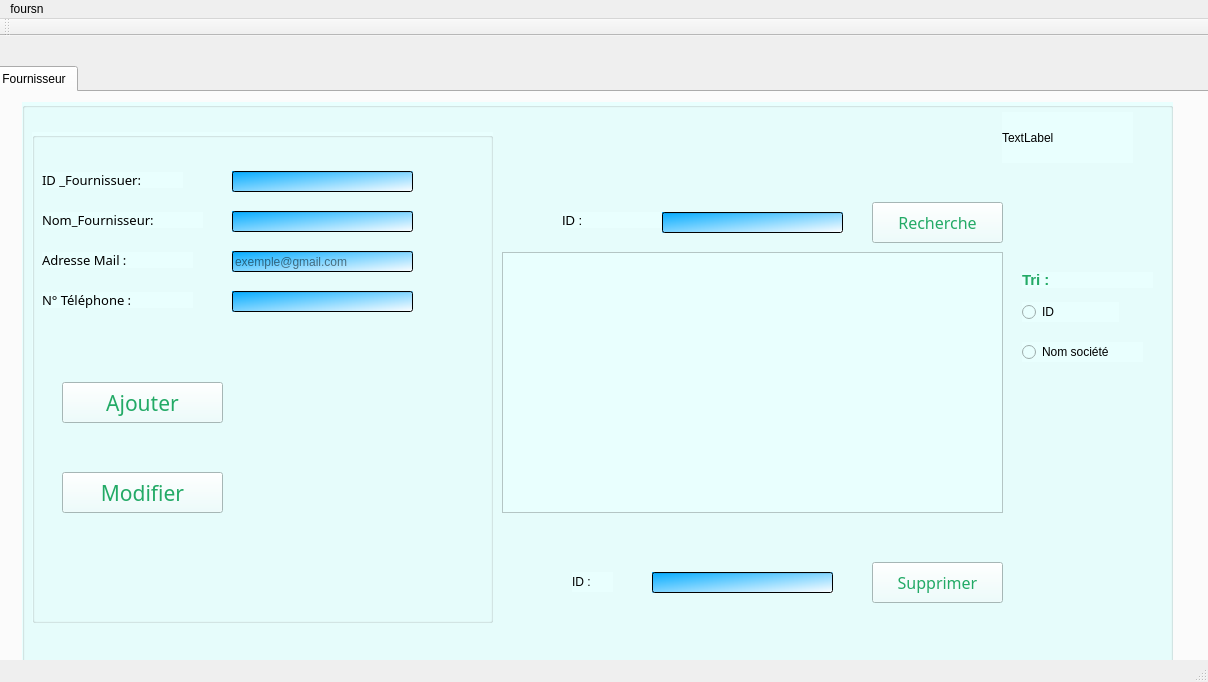
<?xml version="1.0" encoding="UTF-8"?>
<ui version="4.0">
 <class>MainWindow</class>
 <widget class="QMainWindow" name="MainWindow">
  <property name="geometry">
   <rect>
    <x>0</x>
    <y>0</y>
    <width>1208</width>
    <height>682</height>
   </rect>
  </property>
  <property name="windowTitle">
   <string>Gestion des Sponsors</string>
  </property>
  <widget class="QWidget" name="centralWidget">
   <widget class="QTabWidget" name="tabSponsor">
    <property name="geometry">
     <rect>
      <x>-10</x>
      <y>30</y>
      <width>1231</width>
      <height>611</height>
     </rect>
    </property>
    <property name="styleSheet">
     <string notr="true"/>
    </property>
    <property name="currentIndex">
     <number>0</number>
    </property>
    <widget class="QWidget" name="tab">
     <attribute name="title">
      <string>Fournisseur</string>
     </attribute>
     <widget class="QGroupBox" name="groupBox_3">
      <property name="geometry">
       <rect>
        <x>30</x>
        <y>10</y>
        <width>1151</width>
        <height>571</height>
       </rect>
      </property>
      <property name="styleSheet">
       <string notr="true">background-color: rgb(255, 255, 238);
background-color: rgb(233, 255, 254);</string>
      </property>
      <property name="title">
       <string/>
      </property>
      <widget class="QTableView" name="tab_fournisseur">
       <property name="geometry">
        <rect>
         <x>480</x>
         <y>150</y>
         <width>501</width>
         <height>261</height>
        </rect>
       </property>
       <property name="styleSheet">
        <string notr="true"/>
       </property>
      </widget>
      <widget class="QGroupBox" name="groupBox">
       <property name="geometry">
        <rect>
         <x>10</x>
         <y>30</y>
         <width>461</width>
         <height>491</height>
        </rect>
       </property>
       <property name="styleSheet">
        <string notr="true"/>
       </property>
       <property name="title">
        <string/>
       </property>
       <widget class="QLabel" name="label_ID">
        <property name="geometry">
         <rect>
          <x>10</x>
          <y>40</y>
          <width>141</width>
          <height>16</height>
         </rect>
        </property>
        <property name="font">
         <font>
          <family>OCR A Extended</family>
          <pointsize>10</pointsize>
         </font>
        </property>
        <property name="text">
         <string>ID _Fournissuer:</string>
        </property>
       </widget>
       <widget class="QLabel" name="label_Nom">
        <property name="geometry">
         <rect>
          <x>10</x>
          <y>80</y>
          <width>161</width>
          <height>16</height>
         </rect>
        </property>
        <property name="font">
         <font>
          <family>OCR A Extended</family>
          <pointsize>10</pointsize>
         </font>
        </property>
        <property name="text">
         <string>Nom_Fournisseur:</string>
        </property>
       </widget>
       <widget class="QLabel" name="label_Adr">
        <property name="geometry">
         <rect>
          <x>10</x>
          <y>120</y>
          <width>151</width>
          <height>16</height>
         </rect>
        </property>
        <property name="font">
         <font>
          <family>OCR A Extended</family>
          <pointsize>10</pointsize>
         </font>
        </property>
        <property name="text">
         <string>Adresse Mail :</string>
        </property>
       </widget>
       <widget class="QLineEdit" name="lineEdit_ID">
        <property name="geometry">
         <rect>
          <x>200</x>
          <y>39</y>
          <width>181</width>
          <height>21</height>
         </rect>
        </property>
        <property name="styleSheet">
         <string notr="true">border-color: qconicalgradient(cx:0.5, cy:0.5, angle:0, stop:0 rgba(35, 40, 3, 255), stop:0.16 rgba(136, 106, 22, 255), stop:0.225 rgba(166, 140, 41, 255), stop:0.285 rgba(204, 181, 74, 255), stop:0.345 rgba(235, 219, 102, 255), stop:0.415 rgba(245, 236, 112, 255), stop:0.52 rgba(209, 190, 76, 255), stop:0.57 rgba(187, 156, 51, 255), stop:0.635 rgba(168, 142, 42, 255), stop:0.695 rgba(202, 174, 68, 255), stop:0.75 rgba(218, 202, 86, 255), stop:0.815 rgba(208, 187, 73, 255), stop:0.88 rgba(187, 156, 51, 255), stop:0.935 rgba(137, 108, 26, 255), stop:1 rgba(35, 40, 3, 255));
background-color: qlineargradient(spread:pad, x1:0, y1:0, x2:1, y2:1, stop:0 rgba(0, 170, 255, 255), stop:1 rgba(255, 255, 255, 255));</string>
        </property>
       </widget>
       <widget class="QLineEdit" name="lineEdit_Nom">
        <property name="geometry">
         <rect>
          <x>200</x>
          <y>79</y>
          <width>181</width>
          <height>21</height>
         </rect>
        </property>
        <property name="styleSheet">
         <string notr="true">background-color: rgb(255, 255, 207);
background-color: qlineargradient(spread:pad, x1:0, y1:0, x2:1, y2:1, stop:0 rgba(0, 170, 255, 255), stop:1 rgba(255, 255, 255, 255));</string>
        </property>
        <property name="inputMethodHints">
         <set>Qt::InputMethodHint::ImhLowercaseOnly</set>
        </property>
       </widget>
       <widget class="QLineEdit" name="lineEdit_Adr">
        <property name="geometry">
         <rect>
          <x>200</x>
          <y>119</y>
          <width>181</width>
          <height>21</height>
         </rect>
        </property>
        <property name="minimumSize">
         <size>
          <width>0</width>
          <height>20</height>
         </size>
        </property>
        <property name="baseSize">
         <size>
          <width>0</width>
          <height>0</height>
         </size>
        </property>
        <property name="styleSheet">
         <string notr="true">

border-color: rgb(0, 0, 255);
background-color: qlineargradient(spread:pad, x1:0, y1:0, x2:1, y2:1, stop:0 rgba(0, 170, 255, 255), stop:1 rgba(255, 255, 255, 255));</string>
        </property>
        <property name="inputMethodHints">
         <set>Qt::InputMethodHint::ImhEmailCharactersOnly</set>
        </property>
        <property name="placeholderText">
         <string>exemple@gmail.com</string>
        </property>
       </widget>
       <widget class="QPushButton" name="pb_ajouter">
        <property name="geometry">
         <rect>
          <x>30</x>
          <y>250</y>
          <width>161</width>
          <height>41</height>
         </rect>
        </property>
        <property name="font">
         <font>
          <family>OCR A Extended</family>
          <pointsize>16</pointsize>
         </font>
        </property>
        <property name="autoFillBackground">
         <bool>false</bool>
        </property>
        <property name="styleSheet">
         <string notr="true">
color: rgb(35, 170, 102);
</string>
        </property>
        <property name="text">
         <string>Ajouter</string>
        </property>
       </widget>
       <widget class="QLabel" name="label_Adr_2">
        <property name="geometry">
         <rect>
          <x>10</x>
          <y>160</y>
          <width>151</width>
          <height>16</height>
         </rect>
        </property>
        <property name="font">
         <font>
          <family>OCR A Extended</family>
          <pointsize>10</pointsize>
         </font>
        </property>
        <property name="text">
         <string>N° Téléphone : </string>
        </property>
       </widget>
       <widget class="QLineEdit" name="lineEdit_tlf">
        <property name="geometry">
         <rect>
          <x>200</x>
          <y>159</y>
          <width>181</width>
          <height>21</height>
         </rect>
        </property>
        <property name="styleSheet">
         <string notr="true">background-color: qlineargradient(spread:pad, x1:0, y1:0, x2:1, y2:1, stop:0 rgba(0, 170, 255, 255), stop:1 rgba(255, 255, 255, 255));</string>
        </property>
       </widget>
       <widget class="QPushButton" name="pb_modifier">
        <property name="geometry">
         <rect>
          <x>30</x>
          <y>340</y>
          <width>161</width>
          <height>41</height>
         </rect>
        </property>
        <property name="font">
         <font>
          <family>OCR A Extended</family>
          <pointsize>16</pointsize>
         </font>
        </property>
        <property name="autoFillBackground">
         <bool>false</bool>
        </property>
        <property name="styleSheet">
         <string notr="true">
color: rgb(35, 170, 102);
</string>
        </property>
        <property name="text">
         <string>Modifier</string>
        </property>
       </widget>
       <widget class="QPushButton" name="pushButton_2">
        <property name="geometry">
         <rect>
          <x>520</x>
          <y>210</y>
          <width>181</width>
          <height>31</height>
         </rect>
        </property>
        <property name="text">
         <string>Séléctionnez une image</string>
        </property>
       </widget>
       <widget class="QLabel" name="label_img_2">
        <property name="geometry">
         <rect>
          <x>540</x>
          <y>250</y>
          <width>161</width>
          <height>161</height>
         </rect>
        </property>
        <property name="styleSheet">
         <string notr="true">capacity:10%;</string>
        </property>
        <property name="text">
         <string/>
        </property>
       </widget>
      </widget>
      <widget class="QLineEdit" name="lineEdit_id_sup">
       <property name="geometry">
        <rect>
         <x>630</x>
         <y>470</y>
         <width>181</width>
         <height>21</height>
        </rect>
       </property>
       <property name="styleSheet">
        <string notr="true">background-color: qlineargradient(spread:pad, x1:0, y1:0, x2:1, y2:1, stop:0 rgba(0, 170, 255, 255), stop:1 rgba(255, 255, 255, 255));</string>
       </property>
       <property name="text">
        <string/>
       </property>
      </widget>
      <widget class="QPushButton" name="pb_supp">
       <property name="geometry">
        <rect>
         <x>850</x>
         <y>460</y>
         <width>131</width>
         <height>41</height>
        </rect>
       </property>
       <property name="font">
        <font>
         <family>OCR A Extended</family>
         <pointsize>12</pointsize>
        </font>
       </property>
       <property name="styleSheet">
        <string notr="true">color: rgb(35, 170, 102);</string>
       </property>
       <property name="text">
        <string>Supprimer</string>
       </property>
      </widget>
      <widget class="QLabel" name="label">
       <property name="geometry">
        <rect>
         <x>550</x>
         <y>470</y>
         <width>41</width>
         <height>20</height>
        </rect>
       </property>
       <property name="font">
        <font>
         <pointsize>9</pointsize>
        </font>
       </property>
       <property name="text">
        <string>ID :</string>
       </property>
      </widget>
      <widget class="QLabel" name="label_recherche">
       <property name="geometry">
        <rect>
         <x>540</x>
         <y>110</y>
         <width>131</width>
         <height>16</height>
        </rect>
       </property>
       <property name="font">
        <font>
         <family>MS Shell Dlg 2</family>
         <pointsize>10</pointsize>
        </font>
       </property>
       <property name="text">
        <string>ID :</string>
       </property>
      </widget>
      <widget class="QLineEdit" name="lineEdit_recherche">
       <property name="geometry">
        <rect>
         <x>640</x>
         <y>110</y>
         <width>181</width>
         <height>21</height>
        </rect>
       </property>
       <property name="styleSheet">
        <string notr="true">border-color: qconicalgradient(cx:0.5, cy:0.5, angle:0, stop:0 rgba(35, 40, 3, 255), stop:0.16 rgba(136, 106, 22, 255), stop:0.225 rgba(166, 140, 41, 255), stop:0.285 rgba(204, 181, 74, 255), stop:0.345 rgba(235, 219, 102, 255), stop:0.415 rgba(245, 236, 112, 255), stop:0.52 rgba(209, 190, 76, 255), stop:0.57 rgba(187, 156, 51, 255), stop:0.635 rgba(168, 142, 42, 255), stop:0.695 rgba(202, 174, 68, 255), stop:0.75 rgba(218, 202, 86, 255), stop:0.815 rgba(208, 187, 73, 255), stop:0.88 rgba(187, 156, 51, 255), stop:0.935 rgba(137, 108, 26, 255), stop:1 rgba(35, 40, 3, 255));
background-color: qlineargradient(spread:pad, x1:0, y1:0, x2:1, y2:1, stop:0 rgba(0, 170, 255, 255), stop:1 rgba(255, 255, 255, 255));</string>
       </property>
      </widget>
      <widget class="QPushButton" name="pb_recherche">
       <property name="geometry">
        <rect>
         <x>850</x>
         <y>100</y>
         <width>131</width>
         <height>41</height>
        </rect>
       </property>
       <property name="font">
        <font>
         <family>OCR A Extended</family>
         <pointsize>12</pointsize>
        </font>
       </property>
       <property name="styleSheet">
        <string notr="true">color: rgb(216, 191, 0);
color: rgb(35, 170, 102);</string>
       </property>
       <property name="text">
        <string>Recherche</string>
       </property>
      </widget>
      <widget class="QLabel" name="label_recherche_2">
       <property name="geometry">
        <rect>
         <x>1000</x>
         <y>170</y>
         <width>131</width>
         <height>16</height>
        </rect>
       </property>
       <property name="font">
        <font>
         <family>MS Shell Dlg 2</family>
         <pointsize>11</pointsize>
         <bold>true</bold>
        </font>
       </property>
       <property name="styleSheet">
        <string notr="true">color: rgb(35, 170, 102);</string>
       </property>
       <property name="text">
        <string>Tri :</string>
       </property>
      </widget>
      <widget class="QRadioButton" name="radioButton_id">
       <property name="geometry">
        <rect>
         <x>1000</x>
         <y>200</y>
         <width>97</width>
         <height>20</height>
        </rect>
       </property>
       <property name="font">
        <font>
         <pointsize>9</pointsize>
        </font>
       </property>
       <property name="text">
        <string>ID</string>
       </property>
      </widget>
      <widget class="QRadioButton" name="radioButton_nom">
       <property name="geometry">
        <rect>
         <x>1000</x>
         <y>240</y>
         <width>121</width>
         <height>20</height>
        </rect>
       </property>
       <property name="font">
        <font>
         <pointsize>9</pointsize>
        </font>
       </property>
       <property name="text">
        <string>Nom société</string>
       </property>
      </widget>
      <widget class="QLabel" name="countdown">
       <property name="geometry">
        <rect>
         <x>980</x>
         <y>10</y>
         <width>131</width>
         <height>51</height>
        </rect>
       </property>
       <property name="text">
        <string>TextLabel</string>
       </property>
      </widget>
     </widget>
    </widget>
   </widget>
  </widget>
  <widget class="QMenuBar" name="menuBar">
   <property name="geometry">
    <rect>
     <x>0</x>
     <y>0</y>
     <width>1208</width>
     <height>26</height>
    </rect>
   </property>
   <widget class="QMenu" name="menuSponsor">
    <property name="title">
     <string>foursn</string>
    </property>
    <addaction name="separator"/>
    <addaction name="actionNew"/>
    <addaction name="actionGen_rer_PDF"/>
    <addaction name="actionStatistiques"/>
    <addaction name="actionExit"/>
   </widget>
   <addaction name="menuSponsor"/>
  </widget>
  <widget class="QToolBar" name="mainToolBar">
   <attribute name="toolBarArea">
    <enum>TopToolBarArea</enum>
   </attribute>
   <attribute name="toolBarBreak">
    <bool>false</bool>
   </attribute>
  </widget>
  <widget class="QStatusBar" name="statusBar"/>
  <action name="actionNew">
   <property name="icon">
    <iconset>
     <normaloff>../../design/new icon.png</normaloff>../../design/new icon.png</iconset>
   </property>
   <property name="text">
    <string>New</string>
   </property>
  </action>
  <action name="actionExit">
   <property name="icon">
    <iconset>
     <normaloff>../../design/close-icon.png</normaloff>../../design/close-icon.png</iconset>
   </property>
   <property name="text">
    <string>Exit</string>
   </property>
  </action>
  <action name="actionGen_rer_PDF">
   <property name="icon">
    <iconset>
     <normaloff>../../design/pdf_icon.png</normaloff>../../design/pdf_icon.png</iconset>
   </property>
   <property name="text">
    <string>Genérer PDF</string>
   </property>
  </action>
  <action name="actionStatistiques">
   <property name="icon">
    <iconset>
     <normaloff>../../design/stats.png</normaloff>../../design/stats.png</iconset>
   </property>
   <property name="text">
    <string>Statistiques</string>
   </property>
  </action>
 </widget>
 <layoutdefault spacing="6" margin="11"/>
 <resources/>
 <connections/>
</ui>
